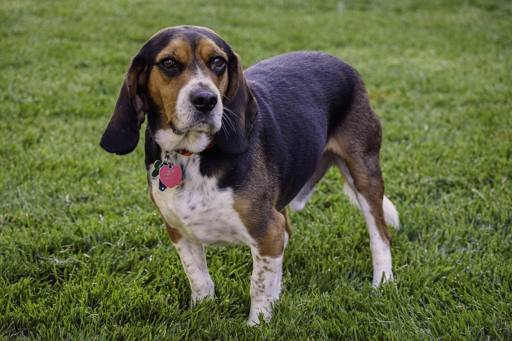
#> input picture apps/web/lib/traces/fixtures/img/1785a480/input__photo_1.jpg, 512 x 341 px
$ python -i imaging.py   (imports and definitions only)
#> lines starting #> are read from the running program, lines starting #| are printed output that depends on the picture
"""Image work for the concept and multi-view stages (s03, s04). Local, free, deterministic.

- paste_back: an add-on edit (plate and name, loop, base) of the approved figure comes back from
  the image model; find the figure in it (scale and offset, masked SSD over an FFT), then build
  the product concept in the figure's own pixel frame with the figure's pixels copied in
  unchanged. The customer approves exactly the figure Meshy models (meshy-iteration.md section 4,
  step 3). A loop keeps the band where it attaches over the figure.
- composite_*: the free fallback when an edit fails its checks: the add-on drawn in code under
  or around the unchanged figure (a ring, a disc, a plate with the name in the geometry font).
- split_views, normalize_view: s04 views cropped to the subject and padded onto one flat
  background.
- palette, palette_gap: dominant colors of a subject and how far two palettes are apart
  (CIEDE2000), a code signal for the view check.

Images are RGBA float arrays in [0, 1] inside this module; files are PNG.
"""

from __future__ import annotations

from dataclasses import asdict, dataclass
from pathlib import Path

import numpy as np
from PIL import Image, ImageDraw, ImageFont

BG = (255, 255, 255)  # the flat background every s04 view and s05 input shares
ALIGN_RMSE_OK = 0.12  # ASSUMED: an edit that kept the figure lands under this (0..1 per channel)


# ---------------------------------------------------------------- basics
def load_rgba(path: Path | str) -> np.ndarray:
    with Image.open(path) as im:
        return np.asarray(im.convert("RGBA"), dtype=np.float32) / 255.0


def save_rgba(arr: np.ndarray, path: Path | str) -> None:
    Image.fromarray(to_u8(arr), "RGBA").save(path, "PNG")


def to_u8(arr: np.ndarray) -> np.ndarray:
    return np.clip(np.round(arr * 255.0), 0, 255).astype(np.uint8)


# [7 lines left out: function resize, not called in this run]


def border_color(rgb: np.ndarray) -> np.ndarray:
    edge = np.concatenate([rgb[0], rgb[-1], rgb[:, 0], rgb[:, -1]])
    return np.median(edge, axis=0)


def subject_mask(img: np.ndarray, tol: float = 0.08) -> np.ndarray:
    """Opaque pixels when the image has real transparency, else pixels away from the border
    color (a flat background)."""
    a = img[..., 3]
    if a.min() < 0.5:
        return a > 0.5
    bg = border_color(img[..., :3])
    return np.abs(img[..., :3] - bg).max(axis=-1) > tol


def bbox(mask: np.ndarray) -> tuple[int, int, int, int] | None:
    """(y0, y1, x0, x1), end exclusive, or None for an empty mask."""
    ys, xs = np.nonzero(mask)
    if len(ys) == 0:
        return None
    return int(ys.min()), int(ys.max()) + 1, int(xs.min()), int(xs.max()) + 1


# [7 lines left out: function dilate, not called in this run]


def hexs(rgb) -> str:
    r, g, b = (int(v) for v in rgb)
    return f"#{r:02X}{g:02X}{b:02X}"


# [14 lines left out: functions median_hex, pad_square, not called in this run]


# ---------------------------------------------------------------- alignment
@dataclass
class Alignment:
    scale: float  # figure px -> edit px
    ox: float  # edit x of the figure bbox's left edge
    oy: float
    rmse: float
    ok: bool


def _flat(img: np.ndarray, grey: float = 0.5) -> np.ndarray:
    a = img[..., 3:4]
    return img[..., :3] * a + grey * (1.0 - a)


# [75 lines left out: functions _mse_map, _search, align, not called in this run]


# ---------------------------------------------------------------- paste back
@dataclass
class PasteResult:
    ok: bool
    reason: str | None
    identical: float | None  # share of the figure's opaque pixels copied unchanged
    addon_share: float  # add-on pixels outside the figure, relative to the figure's area
    addon_hex: str | None
    alignment: dict | None

    def as_dict(self) -> dict:
        return asdict(self)


# [97 lines left out: functions paste_back, _big_parts, figure_identical, _pad, _over, not called in this run]


def _layer(h: int, w: int) -> tuple[Image.Image, ImageDraw.ImageDraw]:
    im = Image.new("RGBA", (w, h), (0, 0, 0, 0))
    return im, ImageDraw.Draw(im)


def _rgb(hexs: str) -> tuple[int, int, int]:
    h = hexs.lstrip("#")
    return int(h[0:2], 16), int(h[2:4], 16), int(h[4:6], 16)


def _shade(rgb: tuple[int, int, int], f: float) -> tuple[int, int, int]:
    return tuple(int(max(0, min(255, round(c * f)))) for c in rgb)  # type: ignore[return-value]


# [79 lines left out: functions dominant_hex, composite_loop, composite_base, not called in this run]


TAGS = {b"Weight": "wght", b"Width": "wdth"}


# [105 lines left out: functions _font, composite_nameplate, split_views, _runs, not called in this run]


def normalize_view(img: np.ndarray, *, size: int = 1024, margin: float = 0.08,
                   bg=BG) -> np.ndarray:
    """Crop to the subject, pad to a square with the same margin, flatten onto `bg`."""
    mask = subject_mask(img)
    b = bbox(mask)
    if b is not None:
        img = img[b[0]:b[1], b[2]:b[3]]
        mask = mask[b[0]:b[1], b[2]:b[3]]
    h, w = img.shape[:2]
    n = int(max(h, w) * (1 + 2 * margin))
    out = np.ones((n, n, 4), dtype=np.float32)
    out[..., :3] = np.array(bg, dtype=np.float32) / 255.0
    y, x = (n - h) // 2, (n - w) // 2
    a = img[..., 3:4] if img[..., 3].min() < 0.5 else mask[..., None].astype(np.float32)
    region = out[y:y + h, x:x + w]
    region[..., :3] = img[..., :3] * a + region[..., :3] * (1.0 - a)
    return resize(out, (size, size), Image.LANCZOS)


# [6 lines left out: function near_identical, not called in this run]


def subject_share(img: np.ndarray) -> float:
    return float(subject_mask(img).mean())


# ---------------------------------------------------------------- palette
# [55 lines left out: functions palette, palette_gap, not called in this run]

>>> import cv2
>>> picture = cv2.imread('../../../apps/web/lib/traces/fixtures/img/1785a480/input__photo_1.jpg', cv2.IMREAD_GRAYSCALE)
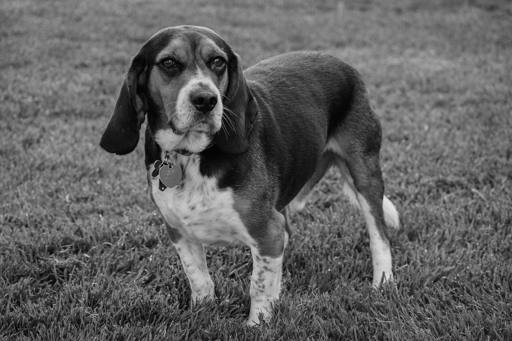
#> picture: shape (341, 512); min 0, max 234, mean 97.1
>>> result = normalize_view(picture)
#> in subject_mask, `a = img[..., 3]`: a = 341 values, max 148 at index 205, min 20 at index 310, mean 97.58
#> in border_color, `edge = np.concatenate([rgb[0], rgb[-1], rgb[:, 0], rgb[:, -1]])`: edge = 688 values, max 150 at index 221, min 0 at index 670, mean 98.37
#> in subject_mask, `bg = border_color(img[..., :3])`: bg = 103
#> (the run stopped early here; a loop or call above may not have finished)
